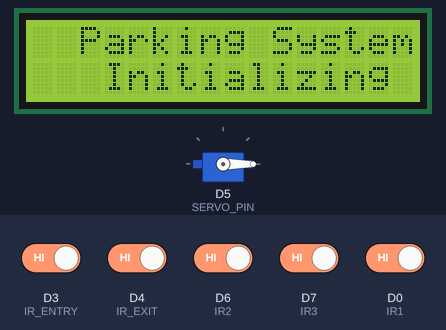
A sketch run on a simulated ESP8266 (NodeMCU). Parts: servo, 16×2 character LCD. The inputs (shaded band) are chosen by the test bench; at power-on: D0 (IR1), D3 (IR_ENTRY), D4 (IR_EXIT), D6 (IR2), D7 (IR3) HIGH. WiFi joins after 1.5 s; servers stay silent unless stated; what the sketch prints to the serial monitor is not drawn.

Above: at 1.9 s.
At 5.5 s:
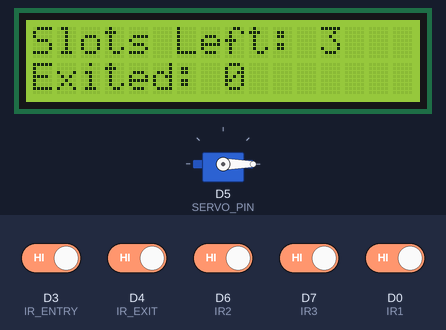
5.6 s: D3 (IR_ENTRY) driven LOW
At 6.4 s:
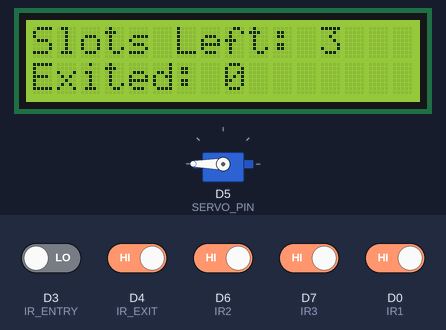
8.1 s: D6 (IR2) driven LOW
Timing chart, 0 to 11.1 s (numbered marks = the images above; inputs shaded):
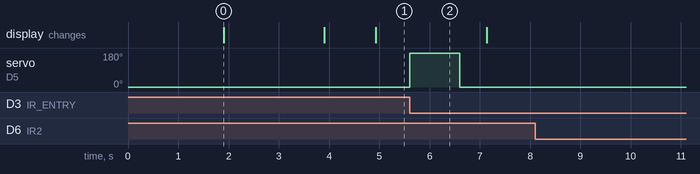

Measured:
- after the input at 5.6 s, servo on D5 (SERVO_PIN): 0° → 180° at once, → 0° 1.0 s later
- after the input at 8.1 s, every drawn part: stays the same
- what the display in image 0 shows lasts 2.0 s, from 1.9 s to 3.9 s

The sketch:

Car_parking.ino
```cpp
//Car parking system through Blynk


#define BLYNK_TEMPLATE_ID "TMPL36_-yOmKM"
#define BLYNK_TEMPLATE_NAME "Parking system"
#define BLYNK_AUTH_TOKEN "YOUR_BLYNK_AUTH_TOKEN"

#define BLYNK_PRINT Serial

#include <ESP8266WiFi.h>
#include <BlynkSimpleEsp8266.h>
#include <Wire.h>
#include <LiquidCrystal_I2C.h>
#include <Servo.h>

// WiFi credentials
char ssid[] = "YOUR_WIFI_SSID";
char pass[] = "YOUR_WIFI_PASSWORD";

// IR Pins
#define IR1 D0
#define IR2 D6
#define IR3 D7
#define IR_ENTRY D3
#define IR_EXIT D4

// Servo
#define SERVO_PIN D5
Servo myservo;

// LCD
LiquidCrystal_I2C lcd(0x27, 16, 2);

// Blynk Virtual Pins
#define SLOT1_LED V0
#define SLOT2_LED V1
#define SLOT3_LED V2
#define EXIT_COUNT_DISPLAY V5
#define IR_EXIT_LED V3
#define EXIT_GATE_SWITCH V4

// Variables
const int maxSlots = 3;
int currentSlots = maxSlots;
int carsExited = 0;

bool entryDetected = false;
bool lastExitSensorState = HIGH;

BlynkTimer timer;

void setup() {
  Serial.begin(9600);
  Blynk.begin(BLYNK_AUTH_TOKEN, ssid, pass);

  pinMode(IR1, INPUT);
  pinMode(IR2, INPUT);
  pinMode(IR3, INPUT);
  pinMode(IR_ENTRY, INPUT);
  pinMode(IR_EXIT, INPUT);

  myservo.attach(SERVO_PIN);
  myservo.write(0);  // Servo closed

  lcd.init();
  lcd.backlight();
  lcd.setCursor(0, 0);
  lcd.print("  Parking System ");
  lcd.setCursor(0, 1);
  lcd.print("   Initializing  ");
  delay(2000);
  lcd.clear();

  timer.setInterval(500L, checkSlots);
  timer.setInterval(1000L, updateLCD);
  timer.setInterval(1000L, updateBlynk);
  timer.setInterval(300L, monitorExitSensor);
}

// ========== Loop ==========
void loop() {
  Blynk.run();
  timer.run();

  // Entry IR detection
  if (digitalRead(IR_ENTRY) == LOW && !entryDetected) {
    entryDetected = true;
    if (currentSlots > 0) {
      currentSlots--;
      openGate();
    } else {
      lcd.setCursor(0, 0);
      lcd.print(" Parking Full    ");
      lcd.setCursor(0, 1);
      lcd.print(" Can't Enter     ");
      delay(2000);
      lcd.clear();
    }
  }
  if (digitalRead(IR_ENTRY) == HIGH) entryDetected = false;
}

// ========== Exit IR LED and Monitoring ==========
void monitorExitSensor() {
  bool currentExitState = digitalRead(IR_EXIT);
  Blynk.virtualWrite(IR_EXIT_LED, currentExitState == LOW ? 255 : 0);
  lastExitSensorState = currentExitState;
}

// ========== Blynk Button for Exit ==========
BLYNK_WRITE(EXIT_GATE_SWITCH) {
  int gateState = param.asInt();  // 1 = ON, 0 = OFF
  Serial.print("V4 switch state: ");
  Serial.println(gateState);

  if (gateState == 1) {
    if (currentSlots < maxSlots) {
      currentSlots++;
      carsExited++;
      openGate();

      // Optional LCD message
      lcd.setCursor(0, 0);
      lcd.print("Exit via User   ");
      lcd.setCursor(0, 1);
      lcd.print("Gate Opened     ");
      delay(2000);
      lcd.clear();
    } else {
      lcd.setCursor(0, 0);
      lcd.print(" No Cars Parked  ");
      lcd.setCursor(0, 1);
      lcd.print(" Nothing to Exit ");
      delay(2000);
      lcd.clear();
    }

    // Reset the button back to OFF (simulate push)
    Blynk.virtualWrite(EXIT_GATE_SWITCH, 0);
  }
}

#define RESET_BUTTON V6  // Virtual pin for reset button

BLYNK_WRITE(RESET_BUTTON) {
  int resetState = param.asInt();
  if (resetState == 1) {
    currentSlots = maxSlots;
    carsExited = 0;

    lcd.clear();
    lcd.setCursor(0, 0);
    lcd.print("System Reset     ");
    lcd.setCursor(0, 1);
    lcd.print("All Set to Zero  ");
    delay(2000);
    lcd.clear();

    // Update Blynk values
    updateBlynk();

    // Reset switch back to 0 (simulate push)
    Blynk.virtualWrite(RESET_BUTTON, 0);
  }
}

// ========== Gate Control ==========
void openGate() {
  myservo.write(180);
  delay(1000);
  myservo.write(0);
  delay(500);
}

// ========== Update LCD ==========
void updateLCD() {
  lcd.setCursor(0, 0);
  lcd.print("Slots Left: ");
  lcd.print(currentSlots);
  lcd.print("   ");

  lcd.setCursor(0, 1);
  lcd.print("Exited: ");
  lcd.print(carsExited);
  lcd.print("     ");
}

// ========== Update Blynk ==========
void updateBlynk() {
  Blynk.virtualWrite(SLOT1_LED, digitalRead(IR1) == LOW ? 255 : 0);
  Blynk.virtualWrite(SLOT2_LED, digitalRead(IR2) == LOW ? 255 : 0);
  Blynk.virtualWrite(SLOT3_LED, digitalRead(IR3) == LOW ? 255 : 0);
  Blynk.virtualWrite(EXIT_COUNT_DISPLAY, carsExited);
}

// ========== Slot Sensor Status ==========
void checkSlots() {
  updateSlotStatus(digitalRead(IR1), SLOT1_LED, 1);
  updateSlotStatus(digitalRead(IR2), SLOT2_LED, 2);
  updateSlotStatus(digitalRead(IR3), SLOT3_LED, 3);
}

void updateSlotStatus(int sensorValue, int blynkPin, int slotNumber) {
  if (sensorValue == LOW) {
    Serial.print("Slot ");
    Serial.print(slotNumber);
    Serial.println(": Occupied");
  } else {
    Serial.print("Slot ");
    Serial.print(slotNumber);
    Serial.println(": Available");
  }
}
```
